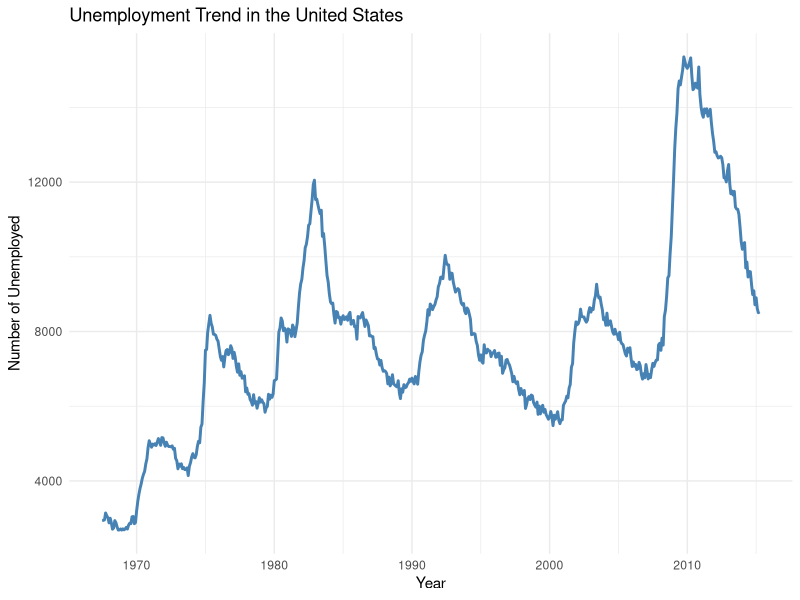
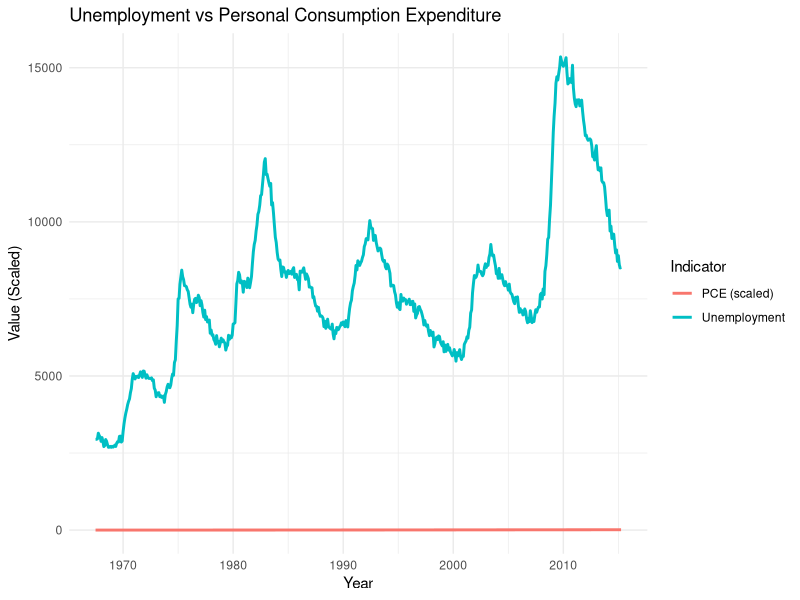
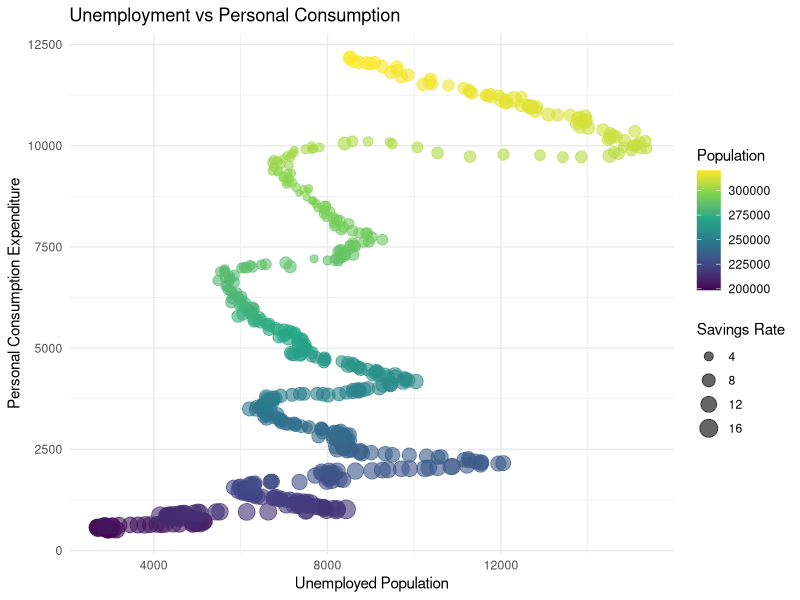
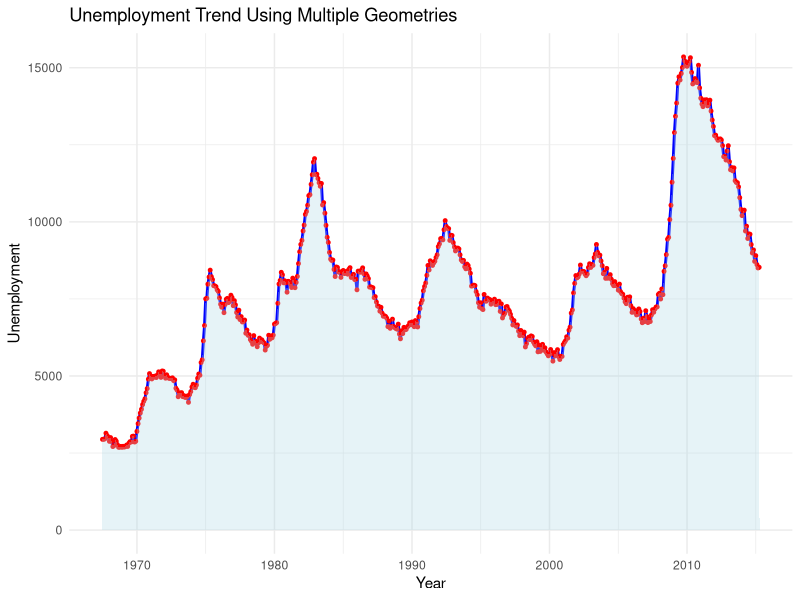
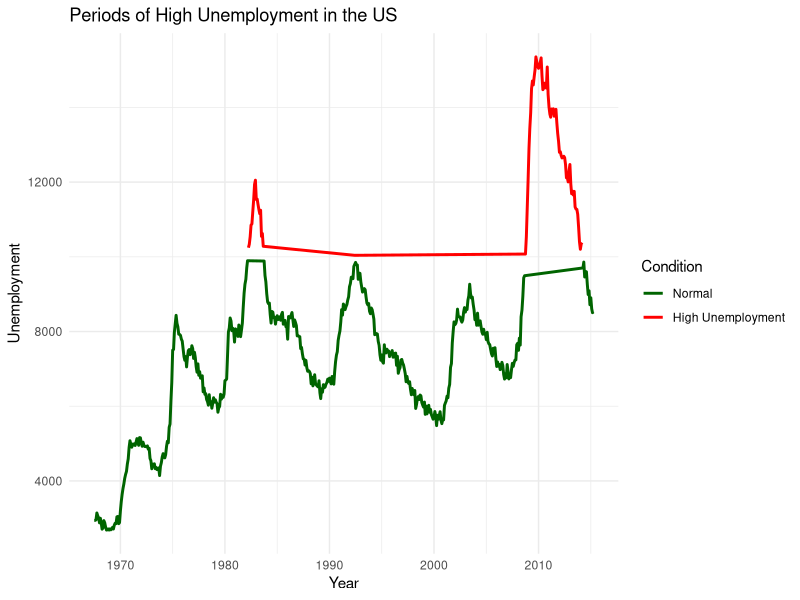
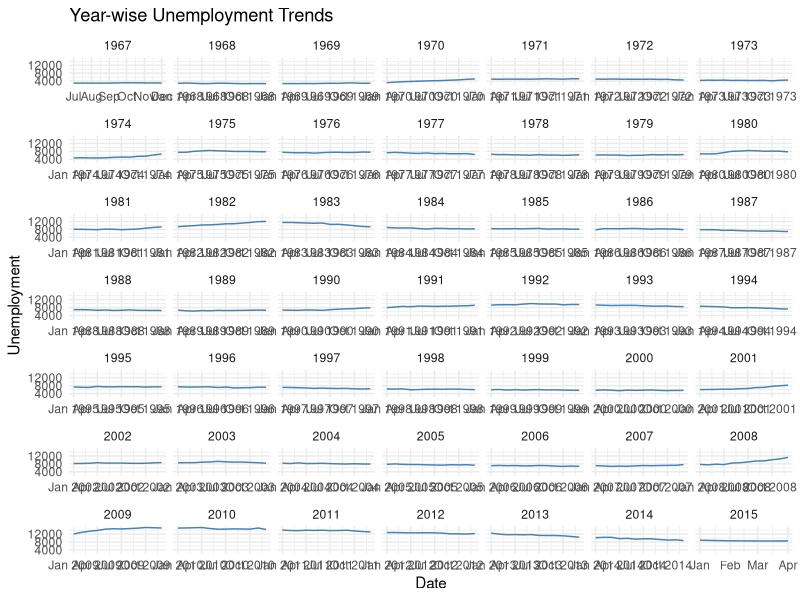
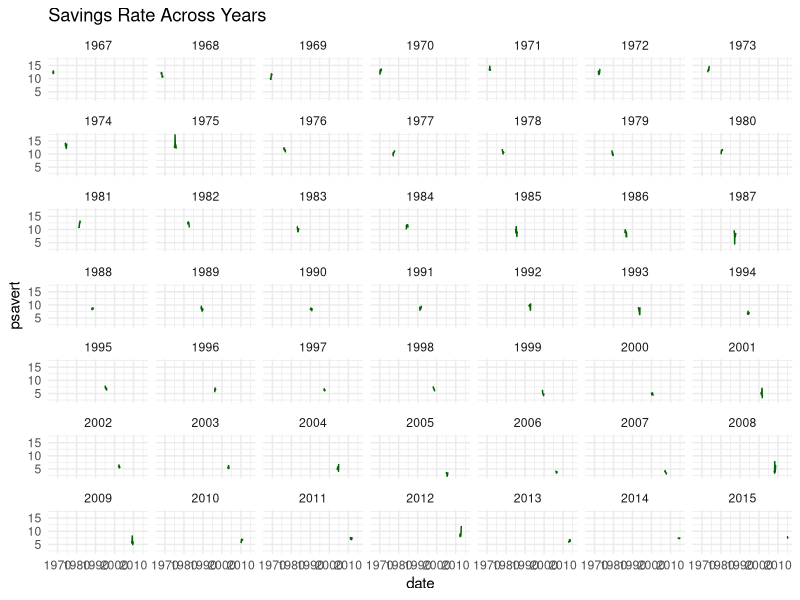
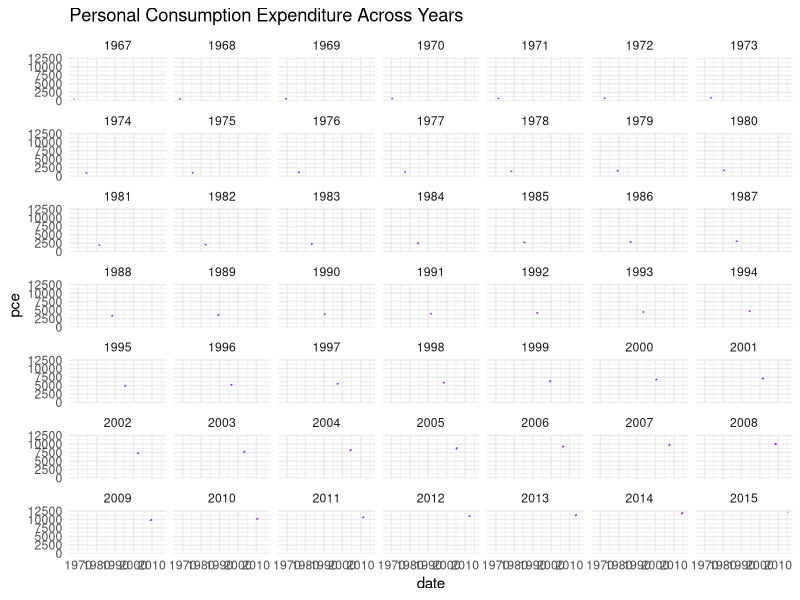

Source code (R) for these figures, in order:
## ---- chunk 1
# Part A: Dataset Loading and Understanding
# 1. Load Required Libraries and Dataset

library(ggplot2)
library(dplyr)

data("economics")
## ---- chunk 2
# 2. Structure and Summary Statistics
str(economics)
summary(economics)
## ---- chunk 3
# 4. Data Types and Date Conversion
class(economics$date)
economics$date <- as.Date(economics$date)
## ---- chunk 4
# 5. Missing Value Check
colSums(is.na(economics))
## ---- chunk 5
# Part B: Basic Time-Series Visualizations
# 1. Line Plot: Unemployment Over Time
ggplot(economics, aes(x = date, y = unemploy)) +
  geom_line(color = "steelblue", size = 1) +
  labs(
    title = "Unemployment Trend in the United States",
    x = "Year",
    y = "Number of Unemployed"
  ) +
  theme_minimal()
## ---- chunk 6
# 2. Comparison: Unemployment vs Personal Consumption
ggplot(economics, aes(x = date)) +
  geom_line(aes(y = unemploy, color = "Unemployment"), size = 1) +
  geom_line(aes(y = pce / 1000, color = "PCE (scaled)"), size = 1) +
  labs(
    title = "Unemployment vs Personal Consumption Expenditure",
    x = "Year",
    y = "Value (Scaled)",
    color = "Indicator"
  ) +
  theme_minimal()
## ---- chunk 7
# Part C: Aesthetics and Geometries
# 1. Scatter Plot: Unemployment vs PCE
ggplot(economics, aes(x = unemploy, y = pce)) +
  geom_point(
    aes(color = pop, size = psavert),
    alpha = 0.6
  ) +
  scale_color_viridis_c() +
  labs(
    title = "Unemployment vs Personal Consumption",
    x = "Unemployed Population",
    y = "Personal Consumption Expenditure",
    color = "Population",
    size = "Savings Rate"
  ) +
  theme_minimal()

## ---- chunk 8
# 2. Multiple Geometries for Unemployment Trend
ggplot(economics, aes(x = date, y = unemploy)) +
  geom_line(color = "blue", size = 1) +
  geom_point(color = "red", size = 1) +
  geom_area(fill = "lightblue", alpha = 0.3) +
  labs(
    title = "Unemployment Trend Using Multiple Geometries",
    x = "Year",
    y = "Unemployment"
  ) +
  theme_minimal()
## ---- chunk 9
# 3. Highlight High Unemployment Periods
ggplot(economics, aes(x = date, y = unemploy)) +
  geom_line(aes(color = unemploy > 10000), size = 1) +
  scale_color_manual(
    values = c("FALSE" = "darkgreen", "TRUE" = "red"),
    labels = c("Normal", "High Unemployment")
  ) +
  labs(
    title = "Periods of High Unemployment in the US",
    x = "Year",
    y = "Unemployment",
    color = "Condition"
  ) +
  theme_minimal()
## ---- chunk 10
# Part D: Faceting and Grouped Analysis
# 1. Extraction of Year from Date Variable
economics <- economics %>%
  mutate(year = format(date, "%Y"))
## ---- chunk 11
# 2. Faceted Plots for Unemployment Trends
ggplot(economics, aes(x = date, y = unemploy)) +
  geom_line(color = "steelblue") +
  facet_wrap(~ year, scales = "free_x") +
  labs(
    title = "Year-wise Unemployment Trends",
    x = "Date",
    y = "Unemployment"
  ) +
  theme_minimal()
## ---- chunk 12
# 3. Faceted Comparison of Savings Rate and Consumption
ggplot(economics, aes(x = date, y = psavert)) +
  geom_line(color = "darkgreen") +
  facet_wrap(~ year) +
  labs(title = "Savings Rate Across Years") +
  theme_minimal()

ggplot(economics, aes(x = date, y = pce)) +
  geom_line(color = "purple") +
  facet_wrap(~ year) +
  labs(title = "Personal Consumption Expenditure Across Years") +
  theme_minimal()
## ---- chunk 13
# Part E: Statistical Layers and Trend Analysis
# 1. Adding Smooth Trend Lines
ggplot(economics, aes(x = date, y = unemploy)) +
  geom_line(color = "gray") +
  geom_smooth(method = "loess", color = "red") +
  labs(title = "Unemployment Trend with LOESS Smoothing") +
  theme_minimal()
## ---- chunk 14
# 2. Comparison of Linear and LOESS Smoothing
ggplot(economics, aes(x = date, y = unemploy)) +
  geom_line(color = "gray") +
  geom_smooth(method = "lm", color = "blue") +
  geom_smooth(method = "loess", color = "red") +
  labs(title = "Linear vs LOESS Smoothing Comparison") +
  theme_minimal()
## ---- chunk 15
# 3. Distribution of Savings Rate
ggplot(economics, aes(x = psavert)) +
  geom_histogram(fill = "skyblue", bins = 30) +
  labs(title = "Histogram of Savings Rate") +
  theme_minimal()

ggplot(economics, aes(x = psavert)) +
  geom_density(fill = "orange", alpha = 0.6) +
  labs(title = "Density Plot of Savings Rate") +
  theme_minimal()
## ---- chunk 16
# Part F: Themes and Plot Customization
# Application of Different Themes
ggplot(economics, aes(x = date, y = unemploy)) +
  geom_line() +
  theme_minimal()

ggplot(economics, aes(x = date, y = unemploy)) +
  geom_line() +
  theme_classic()

ggplot(economics, aes(x = date, y = unemploy)) +
  geom_line() +
  theme_classic()
## ---- chunk 17
# 2. Customization of Plot Components
ggplot(economics, aes(x = date, y = unemploy)) +
  geom_line(color = "blue", size = 1) +
  labs(
    title = "Professional Economic Visualization",
    x = "Year",
    y = "Unemployment"
  ) +
  theme_minimal(base_size = 14) +
  theme(
    plot.title = element_text(face = "bold", hjust = 0.5),
    legend.position = "bottom",
    panel.grid.major = element_line(color = "gray90"),
    panel.grid.minor = element_blank()
  )
## ---- chunk 18
    # Part G: Coordinate Systems and Advanced Views
    # Zooming into a Specific Economic Recession using coord_cartesian()
    ggplot(economics, aes(x = date, y = unemploy)) +
      geom_line(color = "darkred", size = 1) +
      coord_cartesian(
        xlim = as.Date(c("2008-01-01", "2010-12-31"))
      ) +
      labs(
        title = "Unemployment During the 2008–2010 Recession",
        x = "Year",
        y = "Unemployment"
      ) +
      theme_minimal()
## ---- chunk 19
    # Applying coord_flip() and Its Impact on Readability
    library(lubridate)

    ggplot(economics, aes(
      x = factor(year(date)),
      y = psavert
    )) +
      geom_boxplot(fill = "skyblue") +
      coord_flip() +
      labs(
        title = "Savings Rate Distribution by Year",
        x = "Year",
        y = "Savings Rate"
      ) +
      theme_minimal()
## ---- chunk 20
    # Dual Visualization Layout for Comparative Analysis
    library(patchwork)

    p1 <- ggplot(economics, aes(x = date, y = unemploy)) +
      geom_line(color = "red") +
      labs(title = "Unemployment Trend") +
      theme_minimal()

    p2 <- ggplot(economics, aes(x = date, y = psavert)) +
      geom_line(color = "blue") +
      labs(title = "Savings Rate Trend") +
      theme_minimal()

    p1 + p2
## ---- chunk 21
    # Part I: Exploratory and Open-Ended Tasks
    # 1. Custom Visualization for Economic Insight
    ggplot(economics, aes(x = date)) +
      geom_line(aes(y = unemploy), color = "red") +
      geom_line(aes(y = psavert * 1000), color = "blue") +
      labs(
        title = "Unemployment and Savings Rate Relationship",
        x = "Year",
        y = "Scaled Values"
      ) +
      theme_minimal()
